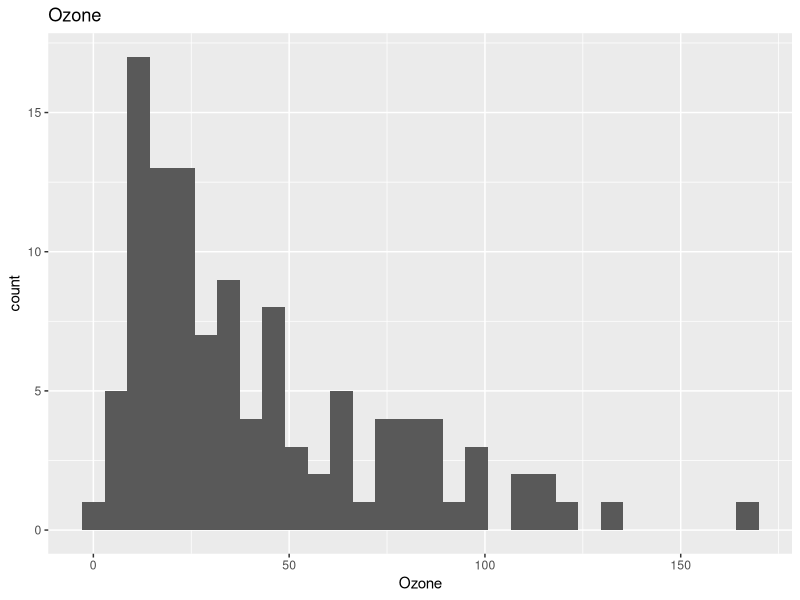
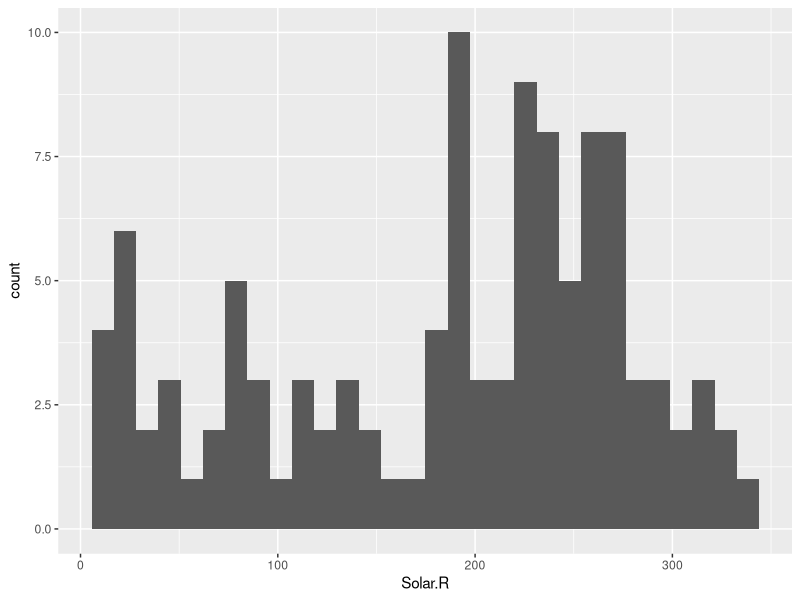
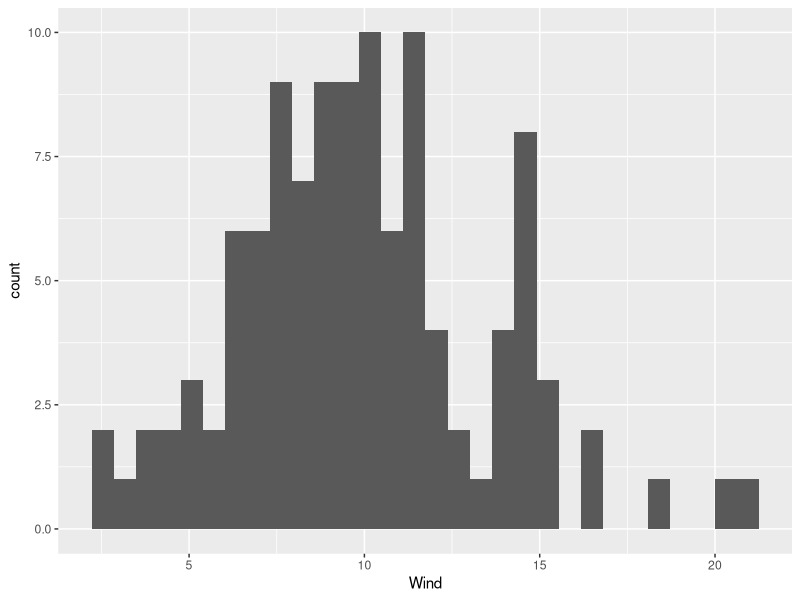
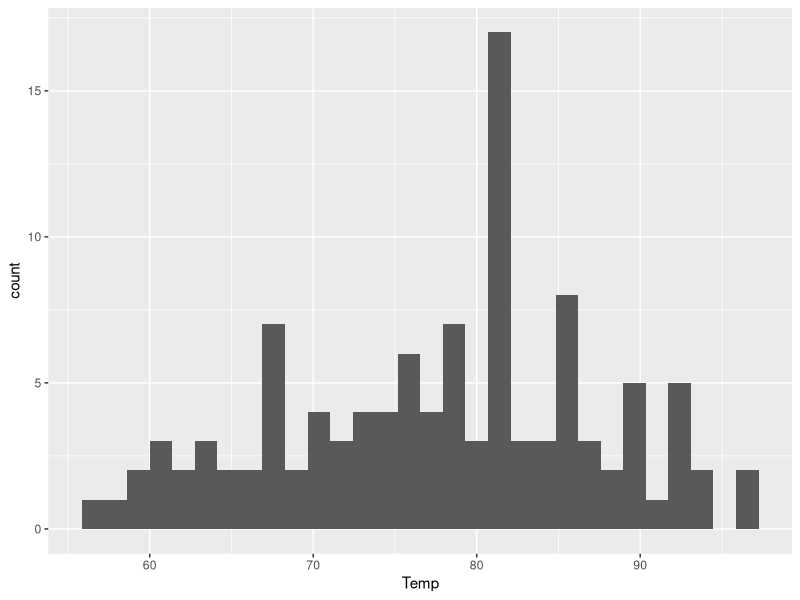
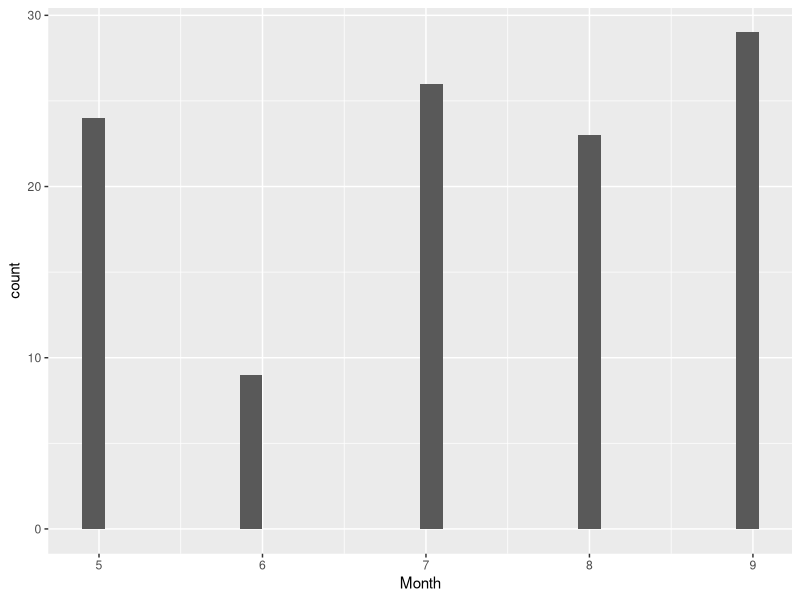
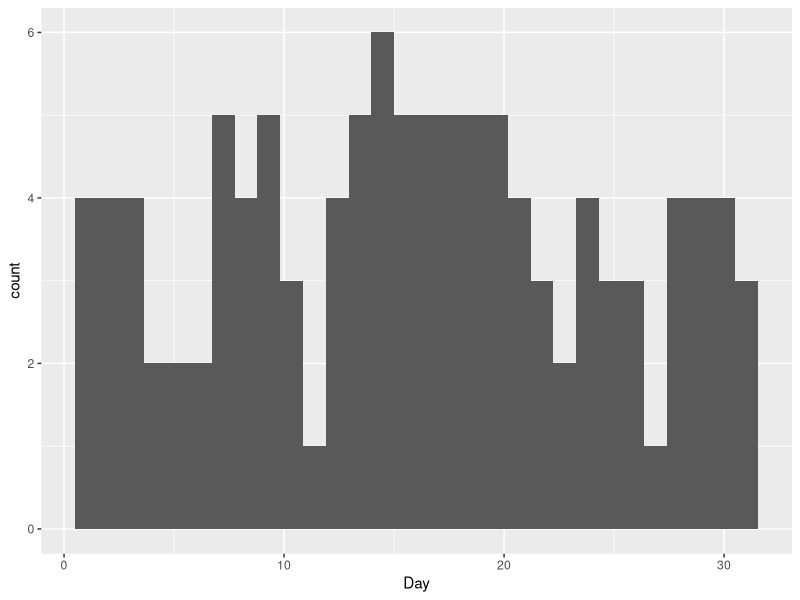
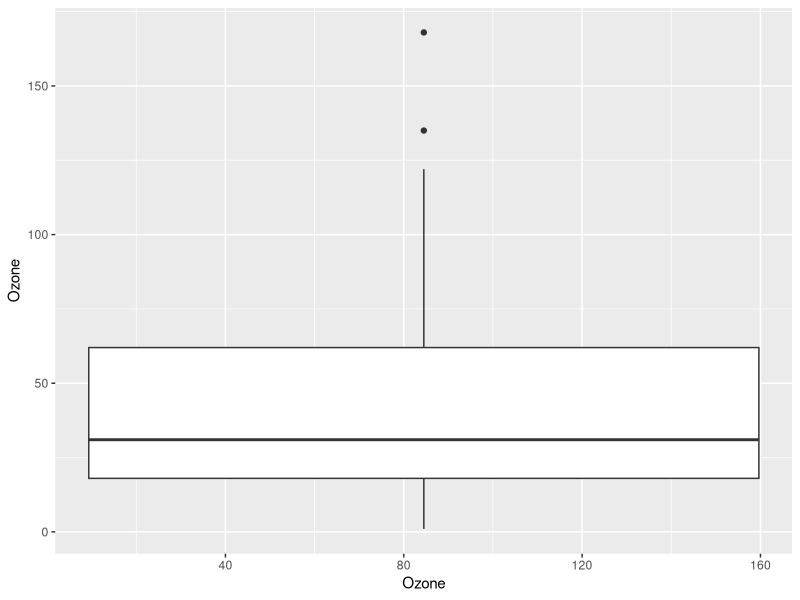
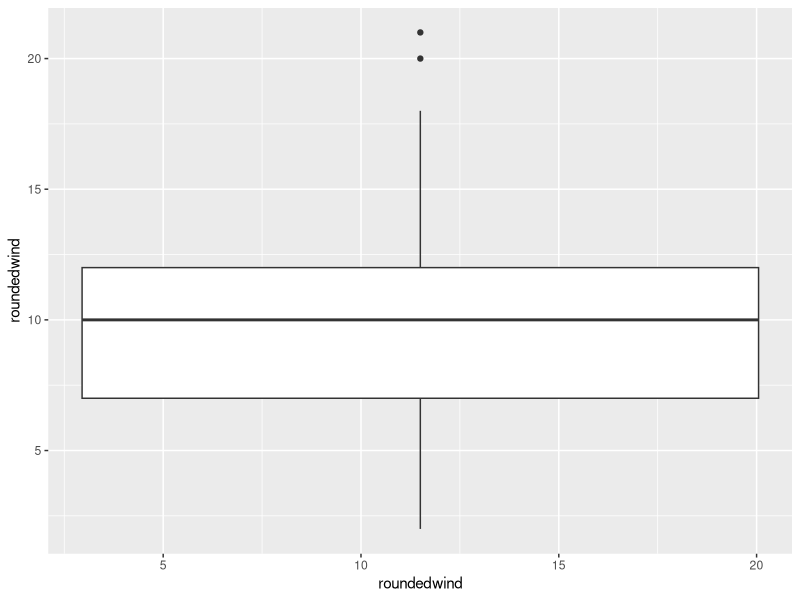

Generate these figures, in order, with R: (Note: this script raises an error after producing the figures.)
library(ggplot2)

aq = airquality # Reading the data
str(aq)
aq = na.omit(aq) # Removing all the NAs
aq = data.frame(aq)

# Plotting different histograms using ggplot

ggplot(aq, aes(x = Ozone)) + geom_histogram() + ggtitle("Ozone")
ggplot(aq, aes(x = Solar.R)) + geom_histogram()
ggplot(aq, aes(x = Wind)) + geom_histogram()
ggplot(aq, aes(x = Temp)) + geom_histogram()
ggplot(aq, aes(x = Month)) + geom_histogram()
ggplot(aq, aes(x = Day)) + geom_histogram() 



# Plotting the boxplot
ggplot(aq, aes(x = Ozone, y = Ozone)) + geom_boxplot()


aq$Wind
roundedwind = round(aq$Wind) # Rounding the wind values

# Plotting the Boxplot with rounded wind values
ggplot(aq, aes(x = roundedwind, y = roundedwind)) + geom_boxplot()


# Converting day and month into a date format and storing it in a variable named dates
dates <- as.Date(paste(1973,aq$Month, aq$Day, sep = "."), format = "%Y.%m.%d")
dates


# Plotting the individual plots

g1 = ggplot(aq, aes(x = dates, y = Ozone)) + geom_line(col = "Red")


g2 = ggplot(aq, aes(x = dates, y = Temp)) + geom_line(col = "Blue")


g3 = ggplot(aq, aes(x = dates, y = Wind)) + geom_line(col = "Green")


g4 = ggplot(aq, aes(x = dates, y = Solar.R)) + geom_line(col = "Grey")


# Plotting all the plots together
# We plot the Solar first since it has the largest scale and sets up the canvas

g_line = ggplot(aq, aes(x = dates, y = Solar.R)) + geom_line(col = "Grey")

# Adding more lines
g_line1 = g_line + geom_line(aes(x = dates, y = Ozone),col = "Red")
g_line2 = g_line1 + geom_line(aes(x = dates, y = Temp),col = "Blue")
g_line3 = g_line2 + geom_line(aes(x = dates, y = Wind),col = "Green")  

gg = g_line3  + scale_colour_manual(values=c("grey", "red","blue","green"))

legend("topright"
       , legend = c("Solar","Ozone","Temperature","Wind")
       , col =  c("Grey","Red","Blue","Green")
       , cex = 0.5
       )




##################

str(aq)
gp = ggplot(aq, aes(x=Day, y=Ozone)) + geom_tile(color = "Red")
gp1 = gp + geom_tile(aes(x=Day,y=Temp), color = "Blue")
gp2 = gp1 + geom_tile(aes(x=Day,y=Wind),color = "Green")
gp3 = gp2 + geom_tile(aes(x=Day,y=Solar.R),color = "Grey")

##################

# Scatter Chart:


ggplot(data = aq, aes(x=Wind,y=Temp)) + geom_point(aes(size=Ozone, col = Solar.R))

